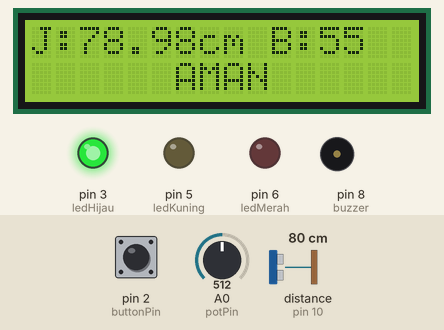
Recording of a sketch running on a simulated Arduino Uno, built with avr-gcc and run on an emulated ATmega328P. On the bench: 16×2 character LCD, output pins drawn as LEDs (lit = HIGH), buzzer (waves = sounding). Wiring (inferred from the names in the program): ultrasonic range finder: trigger pin 9; echo pin 10. Inputs (shaded band) come from the test bench; at power-on: distance to the obstacle (sensor on pin 10) 80 cm, A0 (potPin) = 512, pin 2 (buttonPin) HIGH. The echo pulse lasts 58.3 µs per cm; pins used as bus, display or sensor lines are not drawn; what the sketch prints to the serial monitor is not drawn.

Above: at 2.2 s.
2.3 s: distance to the obstacle (sensor on pin 10) set to 59 cm
At 3.6 s:
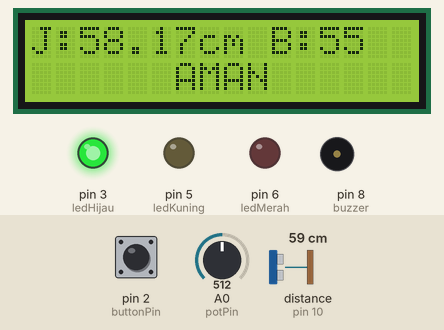
3.9 s: distance to the obstacle (sensor on pin 10) set to 50 cm
At 5.5 s:
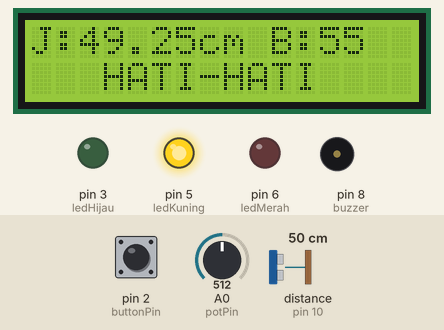
6.3 s: A0 (potPin) set to 1015
At 7.7 s:
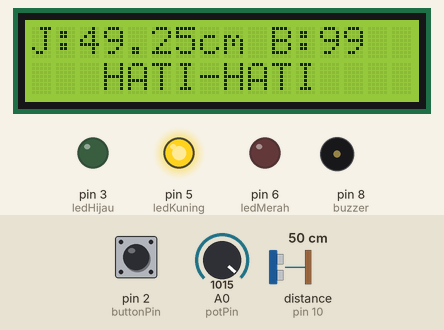
8.6 s: A0 (potPin) set to 1023
At 10.1 s:
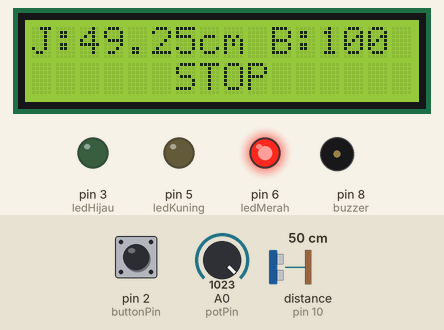
11.1 s: distance to the obstacle (sensor on pin 10) set to 7 cm
At 12.42 s:
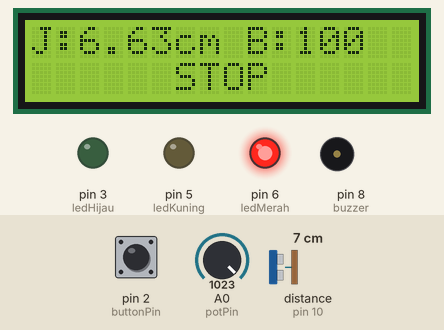
13.1 s: distance to the obstacle (sensor on pin 10) set to 4 cm
At 14.4 s:
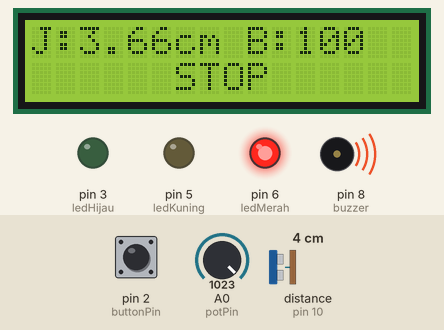
Timing chart, 0 to 15.8 s (numbered marks = the images above; inputs shaded):
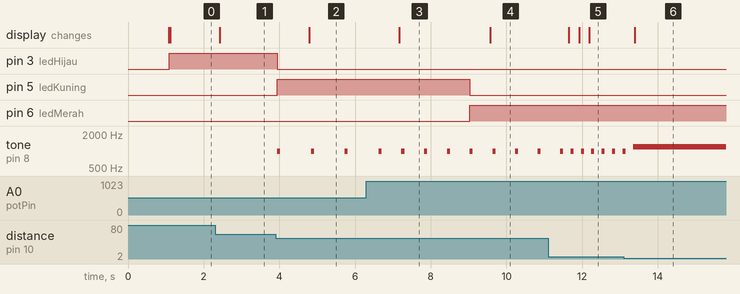

The sketch:

SMART_PARKING_SYSTEM_BERBASIS_ARDUINO_UNO.ino
```cpp
#include <Wire.h>
#include <Adafruit_LiquidCrystal.h>

// ================= LCD =================
Adafruit_LiquidCrystal lcd(32); // I2C address (decimal)

// ================= PIN =================
int trig = 9;
int echo = 10;

int ledHijau = 3;
int ledKuning = 5;
int ledMerah = 6;

int buzzer = 8;
int buttonPin = 2;

int potPin = A0;

// ================= VARIABEL =================
bool buzzerAktif = true;

// ================= INTERRUPT =================
void toggleBuzzer() {
  buzzerAktif = !buzzerAktif;
}

void setup() {
  Serial.begin(9600);

  // SENSOR
  pinMode(trig, OUTPUT);
  pinMode(echo, INPUT);

  // LED
  pinMode(ledHijau, OUTPUT);
  pinMode(ledKuning, OUTPUT);
  pinMode(ledMerah, OUTPUT);

  // BUZZER
  pinMode(buzzer, OUTPUT);

  // BUTTON (INTERRUPT)
  pinMode(buttonPin, INPUT_PULLUP);
  attachInterrupt(digitalPinToInterrupt(buttonPin), toggleBuzzer, FALLING);

  // LCD
  lcd.begin(16, 2);

  lcd.setCursor(0, 0);
  lcd.print("System Ready");
  delay(1000);
  lcd.clear();
}

void loop() {
  long durasi;
  float jarak;

  // ===== SENSOR =====
  digitalWrite(trig, LOW);
  delayMicroseconds(2);

  digitalWrite(trig, HIGH);
  delayMicroseconds(10);
  digitalWrite(trig, LOW);

  durasi = pulseIn(echo, HIGH);
  jarak = durasi * 0.034 / 2;

  // ===== POTENSIOMETER =====
  int nilai = analogRead(potPin);
  int batas = map(nilai, 0, 1023, 10, 100);

  // ===== SERIAL =====
  Serial.print("Jarak: ");
  Serial.print(jarak);
  Serial.print(" cm | Batas: ");
  Serial.print(batas);
  Serial.print(" cm | Buzzer: ");
  Serial.println(buzzerAktif ? "ON" : "OFF");

  // ===== LED =====
  if (jarak > batas) {
    digitalWrite(ledHijau, HIGH);
    digitalWrite(ledKuning, LOW);
    digitalWrite(ledMerah, LOW);
  }
  else if (jarak > batas / 2) {
    digitalWrite(ledHijau, LOW);
    digitalWrite(ledKuning, HIGH);
    digitalWrite(ledMerah, LOW);
  }
  else {
    digitalWrite(ledHijau, LOW);
    digitalWrite(ledKuning, LOW);
    digitalWrite(ledMerah, HIGH);
  }

  // ===== BUZZER DINAMIS + INTERRUPT =====
  if (jarak < batas && buzzerAktif) {

    if (jarak < 5) {
      tone(buzzer, 1200); // bunyi terus
    }
    else {
      int interval = map(jarak, 5, batas, 100, 800);
      interval = constrain(interval, 100, 800);

      tone(buzzer, 1000);
      delay(80);
      noTone(buzzer);
      delay(interval);
    }

  } else {
    noTone(buzzer);
  }

  // ===== LCD BARIS 1 =====
  lcd.setCursor(0, 0);
  lcd.print("J:");
  lcd.print(jarak);
  lcd.print("cm B:");
  lcd.print(batas);
  lcd.print("   ");

  // ===== LCD BARIS 2 (TENGAH) =====
  lcd.setCursor(0, 1);
  lcd.print("                ");

  if (jarak > batas) {
    lcd.setCursor(6, 1);
    lcd.print("AMAN");
  }
  else if (jarak > batas / 2) {
    lcd.setCursor(3, 1);
    lcd.print("HATI-HATI");
  }
  else {
    lcd.setCursor(6, 1);
    lcd.print("STOP");
  }

  delay(50);
}
```

Measured:
- the behaviour switches between 56 and 55 cm on distance to the obstacle (sensor on pin 10) (found by bisection; images 1 and 2)
- the behaviour switches between 1022 and 1023 on A0 (potPin) (found by bisection; images 3 and 4)
- the behaviour switches between 6 and 5 cm on distance to the obstacle (sensor on pin 10) (found by bisection; images 5 and 6)
- after the input at 2.3 s, the display: changes after 0.12 s (image 1)
- after the input at 3.9 s, pin 3 (ledHijau): HIGH → LOW after 0.05 s; pin 5 (ledKuning): LOW → HIGH after 0.05 s; tone on pin 8 (buzzer): alternates 1000 Hz for 0.08 s and silent for 0.81 s, starting after 0.05 s; the display: changes after 0.88 s (image 2)
- after the input at 6.3 s, tone on pin 8 (buzzer): alternates 1000 Hz for 0.08 s and silent for 0.52 s, starting after 0.93 s; the display: changes after 0.87 s (image 3)
- after the input at 8.6 s, pin 5 (ledKuning): HIGH → LOW after 0.43 s; pin 6 (ledMerah): LOW → HIGH after 0.43 s; the display: changes after 0.98 s (image 4)
- after the input at 11.1 s, tone on pin 8 (buzzer): alternates 1000 Hz for 0.08 s and silent for 0.20 s, starting after 0.59 s; the display: first changes after 0.54 s (image 5 shows a later state)
- after the input at 13.1 s, the display: changes after 0.29 s (image 6)
